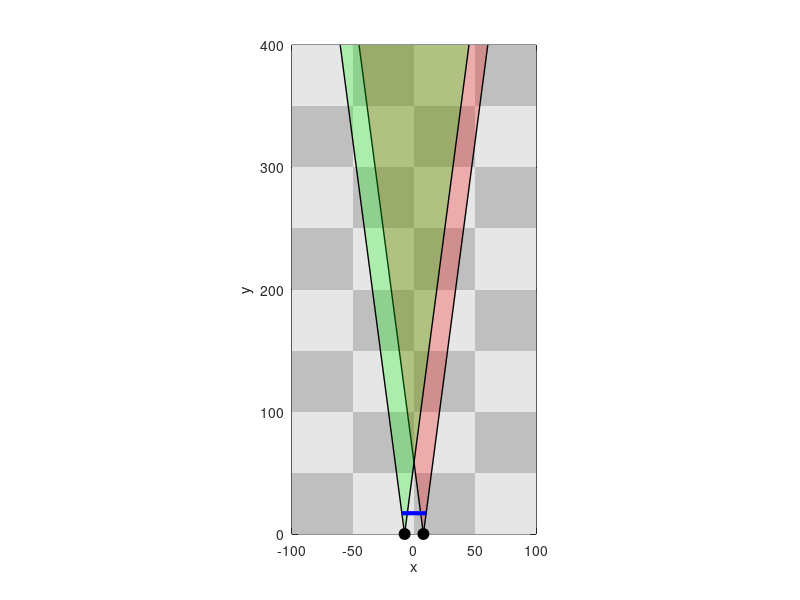

MATLAB code for this plot: (Note: this script raises an error after producing the figure.)
clear all
clc

l = 15.4;
width = 20;
maxRange = 400;
X = [0, 17, 0];

objectWidth = width; %cm
objectCenter = [X(1), X(2)];%cm
objectAngle = X(3);%rads

figure;
hold on;
axis equal;
xlim([-100 100]);
ylim([0 400]);

%Checkerboard
squareSize = 50;
xEdges = -200:squareSize:200;
yEdges = 0:squareSize:400;
for i = 1:length(xEdges)-1
    for j = 1:length(yEdges)-1
        if mod(i+j,2) == 0
            shade = 0.75;
        else
            shade = 0.9;
        end
        rectangle( ...
            'Position', [xEdges(i), yEdges(j), squareSize, squareSize], ...
            'FaceColor', [shade shade shade], ...
            'EdgeColor', 'none');
    end
end

%Sensors
plot(l/2, 0, 'ko', 'MarkerFaceColor', 'k', 'MarkerSize', 8);
plot(-l/2, 0, 'ko', 'MarkerFaceColor', 'k', 'MarkerSize', 8);
xlabel('x');
ylabel('y');
box on;
xSensor = [l/2, -l/2];
ySensor = [0, 0];
for k = 1:length(xSensor)

    % Left and right cone boundary slopes
    dx = 400 * tand(7.5);

    xLeft  = xSensor(k) - dx;
    xRight = xSensor(k) + dx;

    % Shade sensor field of view
    if k == 1
        coneColor = [1 0 0];   % red
    else
        coneColor = [0 1 0];   % green
    end

    patch( ...
        [xSensor(k), xLeft, xRight], ...
        [0,          400,     400], ...
        coneColor, ...
        'FaceAlpha', 0.25, ...
        'EdgeColor', 'none');

    % Draw cone boundary lines up to y = 4
    plot([xSensor(k), xLeft],  [0, 400], 'k-', 'LineWidth', 1);
    plot([xSensor(k), xRight], [0, 400], 'k-', 'LineWidth', 1);
end

%% 

% Initial object endpoints
xObj = [objectCenter(1) - cos(objectAngle)*objectWidth/2, ...
        objectCenter(1) + cos(objectAngle)*objectWidth/2];

yObj = [objectCenter(2) - sin(objectAngle)*objectWidth/2, ...
        objectCenter(2) + sin(objectAngle)*objectWidth/2];

% Create object once
hObj = plot(xObj, yObj, 'color', 'blue', 'LineWidth', 3);
drawnow

b = expectedSensorReading(X, -l/2, width, maxRange);
%a = expectedSensorReading(X, l/2, width, maxRange);
fprintf('sensor %.5f\n', b);

%Copied to realTimeDisplay 05-22
function r = expectedSensorReading(X, sensorX, objectWidth, maxRange)

    %Angle to closest point if width was inf
    angleToClosest = X(3) + pi/2;
    s = [sensorX; 0];

    %Get endpoints
    delta = [(objectWidth/2) * cos(X(3)); (objectWidth/2) * sin(X(3))];
    epL = X(1:2)' - delta; %left
    epR = X(1:2)' + delta; %right

    %Get the angles to the endpoints
    aEpL = atan2(epL(1) - s(1), epL(2) - s(2)) + pi/2;
    aEpR = atan2(epR(1) - s(1), epR(2) - s(2)) + pi/2;

    %See where scope boundaries cross the object, with inf len
    leftScopeBoundaryAngle = pi/2 + pi/24; %90 + 7.5 degrees
    rightScopeBoundaryAngle = pi/2 - pi/24;
    dO = [cos(X(3)); sin(X(3))];
    dL = [cos(leftScopeBoundaryAngle); sin(leftScopeBoundaryAngle)];
    dR = [cos(rightScopeBoundaryAngle); sin(rightScopeBoundaryAngle)];
    tr = det([s-X(1:2)', dR]) / det([dO, dR]);
    tl = det([s-X(1:2)', dL]) / det([dO, dL]);
    leftBP = X(1:2)' + tl*dO;
    rightBP = X(1:2)' + tr*dO;
    %aLBp = atan2(leftBP(1) - s(1), leftBP(2) - s(2)); %Angle to that boundary point
    %aRBp = atan2(rightBP(1) - s(1), rightBP(2) - s(2));

    %if whole object is out of bounds, return maxRange
    %if aEpL < aRBp || aEpR > aLBp
    if (aEpL > pi/2 + pi/24 && aEpR > pi/2 + pi/24) || (aEpL < pi/2 - pi/24 && aEpR < pi/2 - pi/24)
        r = maxRange;
        return;
    end

    %if end point is out of bounds and BP's are close enough to center
    %move ep to BP
    if aEpL > pi/2 + pi/24
        aEpL = pi/2 + pi/24;
        epL = leftBP;
    elseif aEpL < pi/2 - pi/24
        aEpL = pi/2 - pi/24;
        epL = rightBP;
    end
    if aEpR > pi/2 + pi/24
        aEpR = pi/2 + pi/24;
        epR = leftBP;
    elseif aEpR < pi/2 - pi/24
        aEpR = pi/2 - pi/24;
        epR = rightBP;
    end

    %See if the line from the sensor intercepts the object
    closestPoint = [0; 0];

    if angleToClosest < aEpR && angleToClosest > aEpL
        %Set closest point to the intersection from angle to closest
        dS = [cos(angleToClosest); sin(angleToClosest)];
        t = det([s-X(1:2)', dS]) / det([dO, dS]);
        closestPoint = X(1:2)' + t*dO;

    elseif angleToClosest > aEpL
        closestPoint = epL;

    elseif angleToClosest < aEpR
        closestPoint = epR;
    end

    r = norm(closestPoint - s);
end
